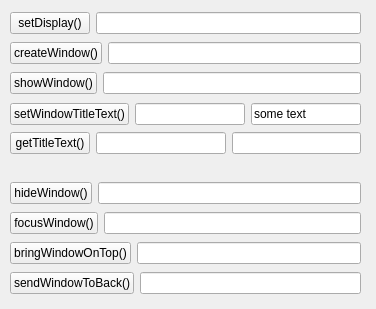
<ui version="4.0" >
 <class>Form</class>
 <widget class="QWidget" name="Form" >
  <property name="geometry" >
   <rect>
    <x>0</x>
    <y>0</y>
    <width>376</width>
    <height>309</height>
   </rect>
  </property>
  <property name="windowTitle" >
   <string>Form</string>
  </property>
  <widget class="QWidget" name="layoutWidget" >
   <property name="geometry" >
    <rect>
     <x>10</x>
     <y>10</y>
     <width>351</width>
     <height>27</height>
    </rect>
   </property>
   <layout class="QHBoxLayout" >
    <property name="margin" >
     <number>0</number>
    </property>
    <property name="spacing" >
     <number>6</number>
    </property>
    <item>
     <widget class="QPushButton" name="_setDisplayButton" >
      <property name="text" >
       <string>setDisplay()</string>
      </property>
     </widget>
    </item>
    <item>
     <widget class="QLineEdit" name="_display" >
      <property name="readOnly" >
       <bool>true</bool>
      </property>
     </widget>
    </item>
   </layout>
  </widget>
  <widget class="QWidget" name="layoutWidget" >
   <property name="geometry" >
    <rect>
     <x>10</x>
     <y>40</y>
     <width>351</width>
     <height>27</height>
    </rect>
   </property>
   <layout class="QHBoxLayout" >
    <property name="margin" >
     <number>0</number>
    </property>
    <property name="spacing" >
     <number>6</number>
    </property>
    <item>
     <widget class="QPushButton" name="_createdWindowButton" >
      <property name="text" >
       <string>createWindow()</string>
      </property>
     </widget>
    </item>
    <item>
     <widget class="QLineEdit" name="_createdWindow" >
      <property name="readOnly" >
       <bool>true</bool>
      </property>
     </widget>
    </item>
   </layout>
  </widget>
  <widget class="QWidget" name="layoutWidget_3" >
   <property name="geometry" >
    <rect>
     <x>10</x>
     <y>100</y>
     <width>351</width>
     <height>29</height>
    </rect>
   </property>
   <layout class="QHBoxLayout" >
    <property name="margin" >
     <number>0</number>
    </property>
    <property name="spacing" >
     <number>6</number>
    </property>
    <item>
     <widget class="QPushButton" name="_setTitleTextButton" >
      <property name="text" >
       <string>setWindowTitleText()</string>
      </property>
     </widget>
    </item>
    <item>
     <widget class="QLineEdit" name="_windowToSetTitleText" />
    </item>
    <item>
     <widget class="QLineEdit" name="_titleTextToSet" >
      <property name="text" >
       <string>some text</string>
      </property>
      <property name="readOnly" >
       <bool>false</bool>
      </property>
     </widget>
    </item>
   </layout>
  </widget>
  <widget class="QWidget" name="layoutWidget_2" >
   <property name="geometry" >
    <rect>
     <x>10</x>
     <y>70</y>
     <width>351</width>
     <height>27</height>
    </rect>
   </property>
   <layout class="QHBoxLayout" >
    <property name="margin" >
     <number>0</number>
    </property>
    <property name="spacing" >
     <number>6</number>
    </property>
    <item>
     <widget class="QPushButton" name="_showWindowButton" >
      <property name="text" >
       <string>showWindow()</string>
      </property>
     </widget>
    </item>
    <item>
     <widget class="QLineEdit" name="_windowToShow" >
      <property name="readOnly" >
       <bool>false</bool>
      </property>
     </widget>
    </item>
   </layout>
  </widget>
  <widget class="QWidget" name="layoutWidget_4" >
   <property name="geometry" >
    <rect>
     <x>10</x>
     <y>130</y>
     <width>351</width>
     <height>27</height>
    </rect>
   </property>
   <layout class="QHBoxLayout" >
    <property name="margin" >
     <number>0</number>
    </property>
    <property name="spacing" >
     <number>6</number>
    </property>
    <item>
     <widget class="QPushButton" name="_getTitleTextButton" >
      <property name="text" >
       <string>getTitleText()</string>
      </property>
     </widget>
    </item>
    <item>
     <widget class="QLineEdit" name="_windowToGetTitleText" />
    </item>
    <item>
     <widget class="QLineEdit" name="_titleText" >
      <property name="readOnly" >
       <bool>false</bool>
      </property>
     </widget>
    </item>
   </layout>
  </widget>
  <widget class="QWidget" name="layoutWidget_5" >
   <property name="geometry" >
    <rect>
     <x>10</x>
     <y>180</y>
     <width>351</width>
     <height>27</height>
    </rect>
   </property>
   <layout class="QHBoxLayout" >
    <property name="margin" >
     <number>0</number>
    </property>
    <property name="spacing" >
     <number>6</number>
    </property>
    <item>
     <widget class="QPushButton" name="_hideWindowButton" >
      <property name="text" >
       <string>hideWindow()</string>
      </property>
     </widget>
    </item>
    <item>
     <widget class="QLineEdit" name="_windowToHide" >
      <property name="readOnly" >
       <bool>false</bool>
      </property>
     </widget>
    </item>
   </layout>
  </widget>
  <widget class="QWidget" name="layoutWidget_6" >
   <property name="geometry" >
    <rect>
     <x>10</x>
     <y>210</y>
     <width>351</width>
     <height>27</height>
    </rect>
   </property>
   <layout class="QHBoxLayout" >
    <property name="margin" >
     <number>0</number>
    </property>
    <property name="spacing" >
     <number>6</number>
    </property>
    <item>
     <widget class="QPushButton" name="_focusWindowButton" >
      <property name="text" >
       <string>focusWindow()</string>
      </property>
     </widget>
    </item>
    <item>
     <widget class="QLineEdit" name="_windowToFocus" >
      <property name="readOnly" >
       <bool>false</bool>
      </property>
     </widget>
    </item>
   </layout>
  </widget>
  <widget class="QWidget" name="layoutWidget_7" >
   <property name="geometry" >
    <rect>
     <x>10</x>
     <y>240</y>
     <width>351</width>
     <height>27</height>
    </rect>
   </property>
   <layout class="QHBoxLayout" >
    <property name="margin" >
     <number>0</number>
    </property>
    <property name="spacing" >
     <number>6</number>
    </property>
    <item>
     <widget class="QPushButton" name="_bringWindowOnTopButton" >
      <property name="text" >
       <string>bringWindowOnTop()</string>
      </property>
     </widget>
    </item>
    <item>
     <widget class="QLineEdit" name="_windowToBring" >
      <property name="readOnly" >
       <bool>false</bool>
      </property>
     </widget>
    </item>
   </layout>
  </widget>
  <widget class="QWidget" name="layoutWidget_8" >
   <property name="geometry" >
    <rect>
     <x>10</x>
     <y>270</y>
     <width>351</width>
     <height>27</height>
    </rect>
   </property>
   <layout class="QHBoxLayout" >
    <property name="margin" >
     <number>0</number>
    </property>
    <property name="spacing" >
     <number>6</number>
    </property>
    <item>
     <widget class="QPushButton" name="_sendWindowToBackButton" >
      <property name="text" >
       <string>sendWindowToBack()</string>
      </property>
     </widget>
    </item>
    <item>
     <widget class="QLineEdit" name="_windowToSend" >
      <property name="readOnly" >
       <bool>false</bool>
      </property>
     </widget>
    </item>
   </layout>
  </widget>
 </widget>
 <resources/>
 <connections/>
</ui>
